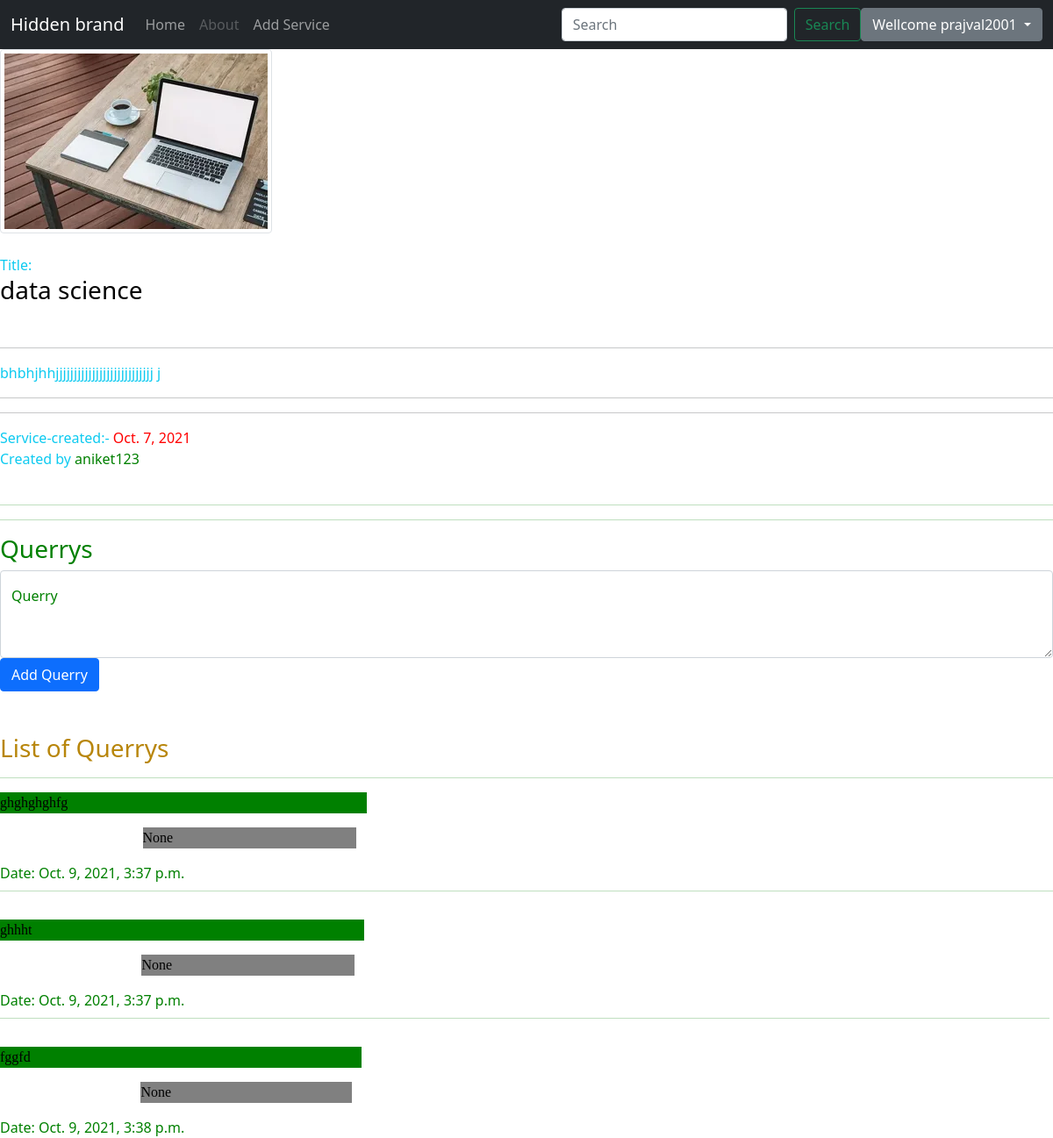
Screenshot of /post/detail/55 (signed in) with the database file from the repository.
### service/models.py (models this page shows, shortened)
class Post(models.Model):
    title=models.CharField(max_length=150)
    body=models.TextField()
    liked=models.IntegerField(default=0)
    creator = models.ForeignKey(User, on_delete=CASCADE)
    updated=models.DateField(auto_now=True)
    created=models.DateField(auto_now_add=True)
    cover=models.ImageField(blank=True, null=True)

class Querry(models.Model):
    content=models.TextField()
    provider=models.ForeignKey(User,on_delete=CASCADE)
    post=models.ForeignKey(Post,on_delete=CASCADE, default=None)
    date_created=models.DateTimeField(auto_now_add=True,help_text="The date and time the Querry was created.")
    date_edited=models.DateTimeField(null=True,help_text="The date and time the Querry was last edited.")
    Answer=models.CharField(default=None,max_length=1000,null=True,blank=True)

### service/views.py (the view)
# urls.py: path('post/detail/<int:pk>',service.views.posts_detail,name='post_detail'),
def posts_detail(request,pk):
    user=[]
    context={}
    post=get_object_or_404(Post,pk=pk)
    userr=User.objects.filter(id=post.creator_id)
    lik=likee.objects.filter(user_like_id=pk)
    querys=post.querry_set.all()
    if post.creator_id==request.user.id:
        context={
                'post':post,
                'querrys':querys,
                'hider':True,
                'userr':userr[0]
                    }
    else:
        context={
                'post':post,
                'querrys':querys,
                'like':True,
                'hider':False,
                'userr':userr[0]
                        }
    return render(request,'detail.html',context)

### service/templates/detail.html (shortened to what this page needs)
{% extends 'base.html' %} {% block main %}
<img src="{{ post.cover.url }}" class="img-thumbnail" alt="..."><br><br>
<span class="text-info">Title:</span>
<h3 style="color:black">
    <span>{{ post.title }}</span></h3>
<br>
<hr>
<span class="text-info">{{ post.body }}</span>
<hr>
<hr>
<span class="text-info">Service-created:-</span>
<span style="color:red">{{ post.created }}
            <br>
            <span class="text-info">Created by</span>
<span style="color:green">{{ userr.username }}
            <br>
            <br>
            <hr>
            <hr>
            {% if user.is_authenticated %}
            <h3>Querrys</h1>
            <form action="{% url 'add_querry' post.pk%}" method='post'>
                <div class="form-floating">
                    <textarea class="form-control" placeholder="Leave your Querry" name="logusername" style="height: 100px;"></textarea>
                    <label for="logusername">Querry</label>
                </div>
                <button type="submit" class="btn btn-primary">Add Querry</button>
            </form>
            {% else %}
            <h3>Login or Register yourself for adding any Query</h3>
            {% endif %}
            <br><br>
              <h3 style="color: darkgoldenrod;">List of Querrys</h3>
            {% for query in querrys  %}
            <hr>
            <div class="row g-2">
                <div class="col-sm-7">
                    <div style="background-color: green; margin-right: 40%;">
                  <p style="color:black; font-family: Georgia, 'Times New Roman', Times, serif;">{{ query.content }}</p>
                </div>
                <div class="col-sm-7">
                    <div style="background-color:grey; margin-left: 40%;">
                  <p style="color:black; font-family: Georgia, 'Times New Roman', Times, serif;">{{ query.Answer }}</p>
                </div>
                </div>
                <div class="col-sm-7">
                Date: {{ query.date_created }}
                </div>
            </div>
            {% endfor %}
    {% endblock main %}

### service/templates/base.html (shortened to what this page needs)
{% load static %}
<!doctype html>
<html lang="en">
<head>
    <link href="https://cdn.jsdelivr.net/npm/bootstrap@5.1.1/dist/css/bootstrap.min.css" rel="stylesheet">
</head>
<body>
    <nav class="navbar navbar-expand-lg navbar-dark bg-dark">
        <div class="container-fluid">
            <div class="collapse navbar-collapse" id="navbarTogglerDemo01">
                <a class="navbar-brand" href="#">Hidden brand</a>
                <ul class="navbar-nav me-auto mb-2 mb-lg-0">
                    <li class="nav-item">
                        <a class="nav-link" href="{% url 'home' %}">Home</a>
                    </li>
                    <li class="nav-item">
                        <a class="nav-link disabled">About</a>
                    </li>
                    {% if user.is_authenticated %}
                    <li class="nav-item">
                        <a class="nav-link" href="/add_service">Add Service</a>
                    </li>
                    {% endif %}
                </ul>
                <form class="d-flex" method="POST" action="{% url 'search' %}">
                    <input class="form-control me-2" type="search" placeholder="Search" aria-label="Search" id="mysearch" name="mysearch">
                    <button class="btn btn-outline-success" type="submit">Search</button>
                </form>
                {% if user.is_authenticated %}
                <div class="dropdown">
                    <button class="btn btn-secondary dropdown-toggle" type="button" id="dropdownMenuButton1" data-bs-toggle="dropdown" aria-expanded="false">
                   Wellcome {{request.user.username}}
                 </button>
                </div>
                {% else %}
                <button type="button" class="btn btn-outline-success" data-bs-target="#log_in" data-bs-toggle="modal">Log-in</button>
                <button type="submit" class="btn btn-outline-success" data-bs-target="#sign_up" data-bs-toggle="modal">sign-up</button> {% endif %}
            </div>
    </nav>
    {% block main %}{% endblock main %}
</body>
</html>

### rows the page displays
Post: cover (picture), title "data science", body "bhbhjhhjjjjjjjjjjjjjjjjjjjjjjjjjjj j", created "Oct. 7, 2021"
Querry: content "ghghghghfg", Answer "None", date_created "Oct. 9, 2021, 3:37 p.m."
Querry: content "ghhht", Answer "None", date_created "Oct. 9, 2021, 3:37 p.m."
Querry: content "fggfd", Answer "None", date_created "Oct. 9, 2021, 3:38 p.m."

### other values shown
{{ request.user.username }} "prajval2001"
{{ userr.username }} "aniket123"
